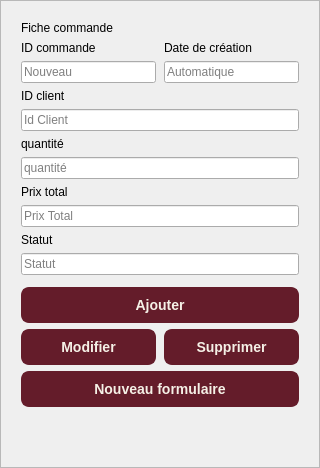
                <widget class="QFrame" name="formCardCmd">
                 <property name="minimumSize">
                  <size>
                   <width>320</width>
                   <height>0</height>
                  </size>
                 </property>
                 <property name="maximumSize">
                  <size>
                   <width>320</width>
                   <height>16777215</height>
                  </size>
                 </property>
                 <property name="frameShape">
                  <enum>QFrame::Shape::StyledPanel</enum>
                 </property>
                 <layout class="QVBoxLayout" name="formLayoutCmd">
                  <property name="spacing">
                   <number>6</number>
                  </property>
                  <property name="leftMargin">
                   <number>20</number>
                  </property>
                  <property name="topMargin">
                   <number>20</number>
                  </property>
                  <property name="rightMargin">
                   <number>20</number>
                  </property>
                  <property name="bottomMargin">
                   <number>20</number>
                  </property>
                  <item>
                   <widget class="QLabel" name="labelFicheCmd">
                    <property name="text">
                     <string>Fiche commande</string>
                    </property>
                   </widget>
                  </item>
                  <item>
                   <layout class="QGridLayout" name="gridIdDateCmd">
                    <property name="horizontalSpacing">
                     <number>8</number>
                    </property>
                    <property name="verticalSpacing">
                     <number>6</number>
                    </property>
                    <item row="0" column="0">
                     <widget class="QLabel" name="labelIdCmd">
                      <property name="text">
                       <string>ID commande</string>
                      </property>
                     </widget>
                    </item>
                    <item row="0" column="1">
                     <widget class="QLabel" name="labelDateCreationCmd">
                      <property name="text">
                       <string>Date de création</string>
                      </property>
                     </widget>
                    </item>
                    <item row="1" column="0">
                     <widget class="QLineEdit" name="idcmd">
                      <property name="readOnly">
                       <bool>true</bool>
                      </property>
                      <property name="placeholderText">
                       <string>Nouveau</string>
                      </property>
                     </widget>
                    </item>
                    <item row="1" column="1">
                     <widget class="QLineEdit" name="datecmd">
                      <property name="readOnly">
                       <bool>true</bool>
                      </property>
                      <property name="placeholderText">
                       <string>Automatique</string>
                      </property>
                     </widget>
                    </item>
                   </layout>
                  </item>
                  <item>
                   <widget class="QLabel" name="labelNomCmd">
                    <property name="text">
                     <string>ID client</string>
                    </property>
                   </widget>
                  </item>
                  <item>
                   <widget class="QLineEdit" name="id_client">
                    <property name="placeholderText">
                     <string>Id Client</string>
                    </property>
                   </widget>
                  </item>
                  <item>
                   <widget class="QLabel" name="labelPrenomCmd">
                    <property name="text">
                     <string>quantité</string>
                    </property>
                   </widget>
                  </item>
                  <item>
                   <widget class="QLineEdit" name="quantitecmd">
                    <property name="placeholderText">
                     <string>quantité</string>
                    </property>
                   </widget>
                  </item>
                  <item>
                   <widget class="QLabel" name="labelEmailCmd">
                    <property name="text">
                     <string>Prix total</string>
                    </property>
                   </widget>
                  </item>
                  <item>
                   <widget class="QLineEdit" name="prixtotalcmd">
                    <property name="placeholderText">
                     <string>Prix Total</string>
                    </property>
                   </widget>
                  </item>
                  <item>
                   <widget class="QLabel" name="labelTelephoneCmd">
                    <property name="text">
                     <string>Statut</string>
                    </property>
                   </widget>
                  </item>
                  <item>
                   <widget class="QLineEdit" name="statutcmd">
                    <property name="placeholderText">
                     <string>Statut</string>
                    </property>
                   </widget>
                  </item>
                  <item>
                   <layout class="QHBoxLayout" name="mdpLayoutCmd">
                    <property name="spacing">
                     <number>8</number>
                    </property>
                    <property name="leftMargin">
                     <number>0</number>
                    </property>
                    <property name="topMargin">
                     <number>0</number>
                    </property>
                    <property name="rightMargin">
                     <number>0</number>
                    </property>
                    <property name="bottomMargin">
                     <number>0</number>
                    </property>
                   </layout>
                  </item>
                  <item>
                   <spacer name="vsForm1Cmd">
                    <property name="orientation">
                     <enum>Qt::Orientation::Vertical</enum>
                    </property>
                    <property name="sizeType">
                     <enum>QSizePolicy::Policy::Fixed</enum>
                    </property>
                    <property name="sizeHint" stdset="0">
                     <size>
                      <width>20</width>
                      <height>6</height>
                     </size>
                    </property>
                   </spacer>
                  </item>
                  <item>
                   <widget class="QPushButton" name="btnAjoutercmd">
                    <property name="cursor">
                     <cursorShape>PointingHandCursor</cursorShape>
                    </property>
                    <property name="styleSheet">
                     <string notr="true">QPushButton {
    background-color: #641C2A;      /* Bordeaux */
    color: #F5F0E6;                 /* Ivoire */
    border: 2px solid #641C2A;
    border-radius: 8px;
    padding: 8px 20px;
    font-family: &quot;Georgia&quot;, &quot;Times New Roman&quot;, serif;
    font-size: 14px;
    font-weight: bold;
}

QPushButton:hover {
    background-color: #D8A7A7;      /* Rose poudré */
    color: #171717;                 /* Noir */
    border: 2px solid #641C2A;
}

QPushButton:pressed {
    background-color: #171717;      /* Noir */
    color: #F5F0E6;
    border: 2px solid #171717;
}

QPushButton:disabled {
    background-color: #8B7D75;      /* Taupe */
    color: #F5F0E6;
    border: 2px solid #8B7D75;
}

QPushButton:focus {
    outline: none;
    border: 2px solid #7A7B62;      /* Sauge */
}</string>
                    </property>
                    <property name="text">
                     <string>Ajouter</string>
                    </property>
                   </widget>
                  </item>
                  <item>
                   <layout class="QHBoxLayout" name="modSupLayoutCmd">
                    <property name="spacing">
                     <number>8</number>
                    </property>
                    <property name="leftMargin">
                     <number>0</number>
                    </property>
                    <property name="topMargin">
                     <number>0</number>
                    </property>
                    <property name="rightMargin">
                     <number>0</number>
                    </property>
                    <property name="bottomMargin">
                     <number>0</number>
                    </property>
                    <item>
                     <widget class="QPushButton" name="btnModifiercmd">
                      <property name="cursor">
                       <cursorShape>PointingHandCursor</cursorShape>
                      </property>
                      <property name="styleSheet">
                       <string notr="true">QPushButton {
    background-color: #641C2A;      /* Bordeaux */
    color: #F5F0E6;                 /* Ivoire */
    border: 2px solid #641C2A;
    border-radius: 8px;
    padding: 8px 20px;
    font-family: &quot;Georgia&quot;, &quot;Times New Roman&quot;, serif;
    font-size: 14px;
    font-weight: bold;
}

QPushButton:hover {
    background-color: #D8A7A7;      /* Rose poudré */
    color: #171717;                 /* Noir */
    border: 2px solid #641C2A;
}

QPushButton:pressed {
    background-color: #171717;      /* Noir */
    color: #F5F0E6;
    border: 2px solid #171717;
}

QPushButton:disabled {
    background-color: #8B7D75;      /* Taupe */
    color: #F5F0E6;
    border: 2px solid #8B7D75;
}

QPushButton:focus {
    outline: none;
    border: 2px solid #7A7B62;      /* Sauge */
}</string>
                      </property>
                      <property name="text">
                       <string>Modifier</string>
                      </property>
                     </widget>
                    </item>
                    <item>
                     <widget class="QPushButton" name="btnSupprimercmd">
                      <property name="cursor">
                       <cursorShape>PointingHandCursor</cursorShape>
                      </property>
                      <property name="styleSheet">
                       <string notr="true">QPushButton {
    background-color: #641C2A;      /* Bordeaux */
    color: #F5F0E6;                 /* Ivoire */
    border: 2px solid #641C2A;
    border-radius: 8px;
    padding: 8px 20px;
    font-family: &quot;Georgia&quot;, &quot;Times New Roman&quot;, serif;
    font-size: 14px;
    font-weight: bold;
}

QPushButton:hover {
    background-color: #D8A7A7;      /* Rose poudré */
    color: #171717;                 /* Noir */
    border: 2px solid #641C2A;
}

QPushButton:pressed {
    background-color: #171717;      /* Noir */
    color: #F5F0E6;
    border: 2px solid #171717;
}

QPushButton:disabled {
    background-color: #8B7D75;      /* Taupe */
    color: #F5F0E6;
    border: 2px solid #8B7D75;
}

QPushButton:focus {
    outline: none;
    border: 2px solid #7A7B62;      /* Sauge */
}</string>
                      </property>
                      <property name="text">
                       <string>Supprimer</string>
                      </property>
                     </widget>
                    </item>
                   </layout>
                  </item>
                  <item>
                   <widget class="QPushButton" name="btnNouveauFormulairecmd">
                    <property name="cursor">
                     <cursorShape>PointingHandCursor</cursorShape>
                    </property>
                    <property name="styleSheet">
                     <string notr="true">QPushButton {
    background-color: #641C2A;      /* Bordeaux */
    color: #F5F0E6;                 /* Ivoire */
    border: 2px solid #641C2A;
    border-radius: 8px;
    padding: 8px 20px;
    font-family: &quot;Georgia&quot;, &quot;Times New Roman&quot;, serif;
    font-size: 14px;
    font-weight: bold;
}

QPushButton:hover {
    background-color: #D8A7A7;      /* Rose poudré */
    color: #171717;                 /* Noir */
    border: 2px solid #641C2A;
}

QPushButton:pressed {
    background-color: #171717;      /* Noir */
    color: #F5F0E6;
    border: 2px solid #171717;
}

QPushButton:disabled {
    background-color: #8B7D75;      /* Taupe */
    color: #F5F0E6;
    border: 2px solid #8B7D75;
}

QPushButton:focus {
    outline: none;
    border: 2px solid #7A7B62;      /* Sauge */
}</string>
                    </property>
                    <property name="text">
                     <string>Nouveau formulaire</string>
                    </property>
                   </widget>
                  </item>
                  <item>
                   <spacer name="vsForm2Cmd">
                    <property name="orientation">
                     <enum>Qt::Orientation::Vertical</enum>
                    </property>
                    <property name="sizeHint" stdset="0">
                     <size>
                      <width>20</width>
                      <height>40</height>
                     </size>
                    </property>
                   </spacer>
                  </item>
                 </layout>
                </widget>
